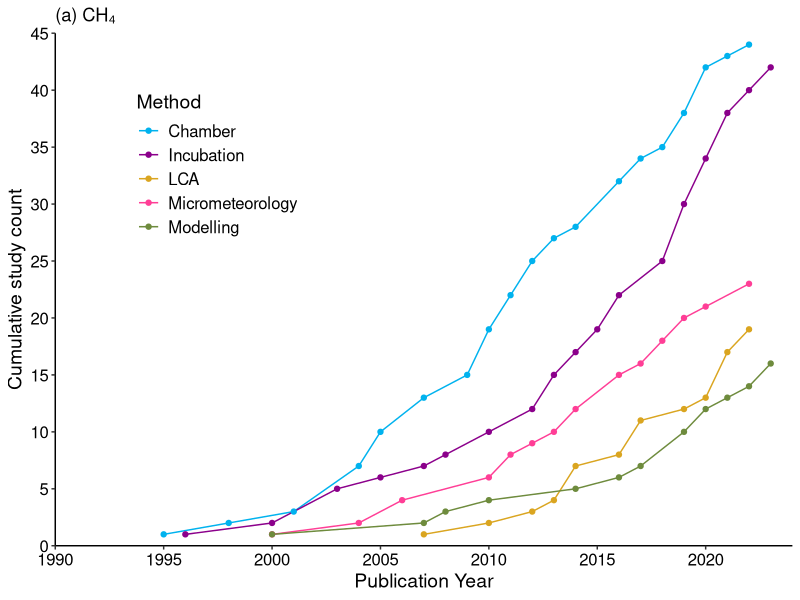
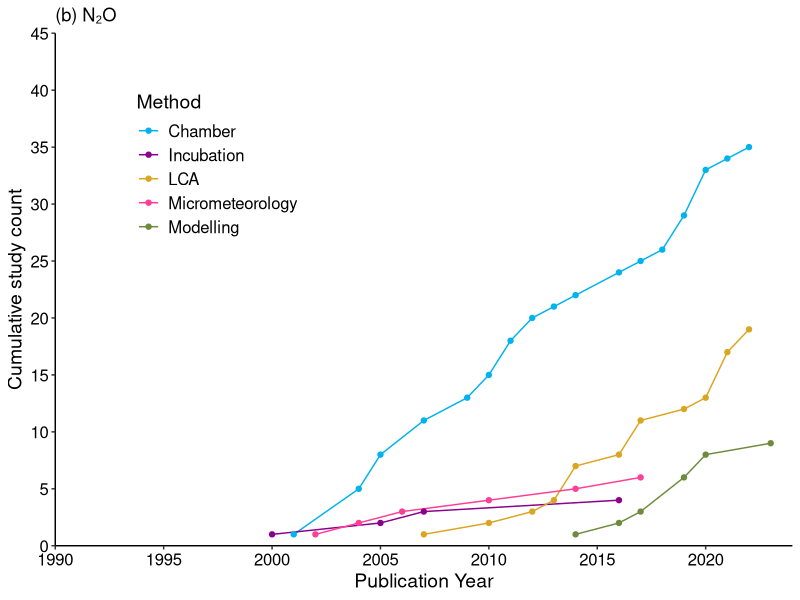
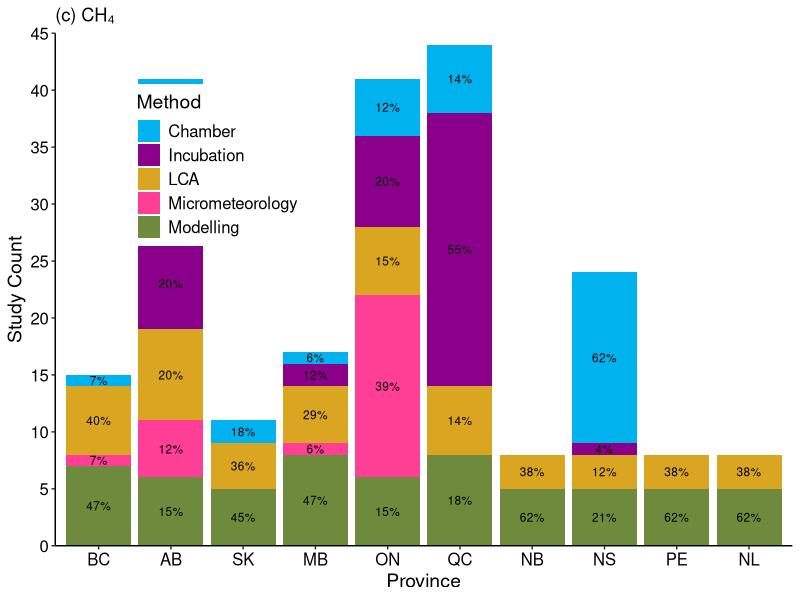
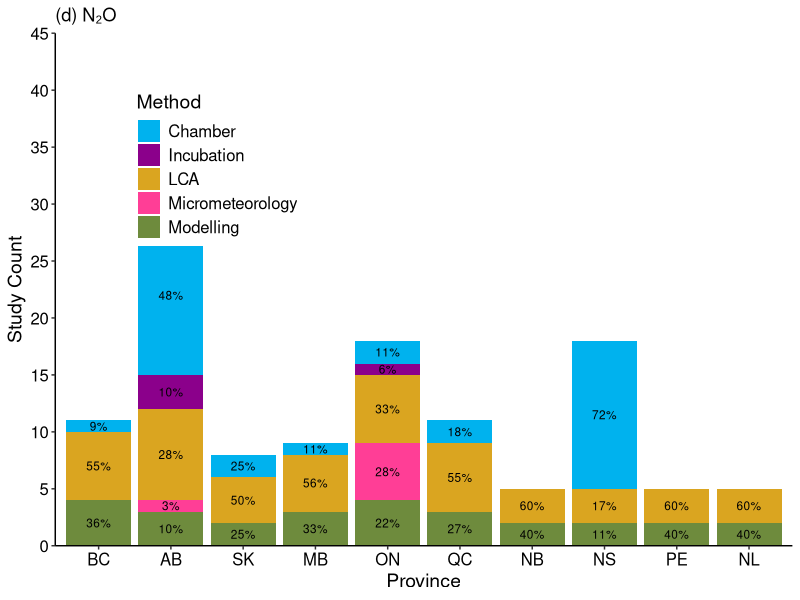
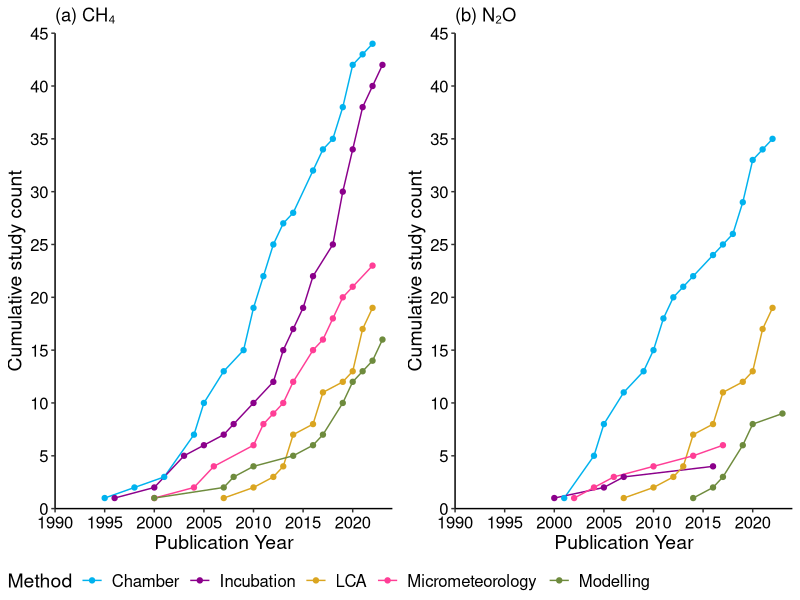
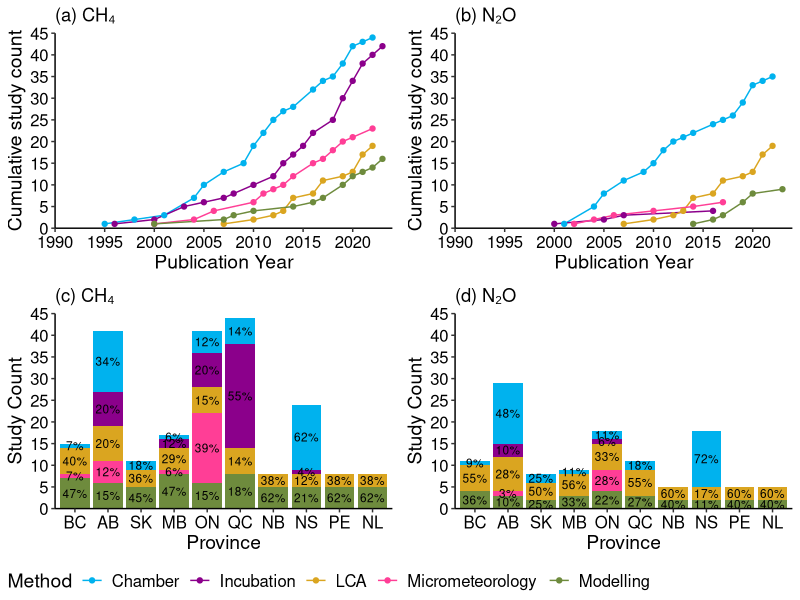

These figures' R source, in order:
#To prepare figure for techniques, CH4 and N2O
#Figure 4
library(tidyverse); library(ggpubr)

#CH4
#read data
GHG.CH4 <- read.csv("input/Canada GHG storage lit review data 20240611.csv",header = T)
#obtain studies from storage measurement 
GHG.storage <- GHG.CH4[grepl("Storage", GHG.CH4$GHG.source),]
GHG.storage <- GHG.storage %>%
  drop_na(Livestock)
GHG.storage[GHG.storage$ID==9,"Technique"] <- 'Incubation'
GHG.storage[GHG.storage$ID==33,"Technique"] <- 'Incubation'
GHG.storage[GHG.storage$ID==225,"Technique"] <- 'Soil chamber'
GHG.storage$Collection.Setting[GHG.storage$Collection.Setting == "Mixed"] <- "Indoor, Outdoor"
#replace "National" to every provinces
National <- c('British Columbia, Alberta, Saskatchewan, Manitoba, Ontario, Quebec, New Brunswick, Nova Scotia, Prince Edward Island, Newfoundland and Labrador')
GHG.storage$Region[GHG.storage$Region == "National"] <- National

#Create a table to change regions
province_abbreviations <- c("Alberta" = "AB",
                            "British Columbia" = "BC",
                            "Manitoba" = "MB",
                            "New Brunswick" = "NB",
                            "Newfoundland and Labrador" = "NL",
                            "Nova Scotia" = "NS",
                            "Ontario" = "ON",
                            "Prince Edward Island" = "PE",
                            "Quebec" = "QC",
                            "Saskatchewan" = "SK",
                            "Northwest Territories" = "NT",
                            "Nunavut" = "NU",
                            "Yukon" = "YT")

#Count
Tech_data_both <- GHG.storage %>%
  separate_rows(Technique, sep = ",\\s*")
Tech_data_both[Tech_data_both$Technique=='Soil chamber',"Technique"] <- "Chamber"
Tech_data_both[Tech_data_both$Technique=='Animal chamber',"Technique"] <- "Chamber"
Tech_data_both <- Tech_data_both %>%
  group_by(Technique) %>%
  summarise(Number = n()) 
  


#CH4
GHG.storage.CH4 <- GHG.storage[GHG.storage$CH4 == TRUE,]

#Techniques 
Tech_data <- GHG.storage.CH4 %>%
  separate_rows(Technique, sep = ",\\s*")
Tech_data[Tech_data$Technique=='Soil chamber',"Technique"] <- "Chamber"
Tech_data[Tech_data$Technique=='Animal chamber',"Technique"] <- "Chamber"
Tech_data[Tech_data$Technique=='Mixed',"Technique"] <- "LCA"
Tech_data <- Tech_data %>%
  group_by(Pub..year,Technique) %>%
  summarise(Number = n()) %>%
  ungroup() %>%
  group_by(Technique) %>%
  arrange(Pub..year) %>%
  mutate(Tech = cumsum(Number)) %>%
  ungroup() %>%
  group_by(Pub..year) %>%
  mutate(Percentage = Number / sum(Number) * 100)

#Set the order for the techniques
Tech_data$Technique <- factor(Tech_data$Technique, 
                              levels = c("Chamber", "Incubation", "LCA", 
                                         "Micrometeorology", "Modelling"))
tapply(Tech_data$Number,Tech_data$Technique,sum)
#Chamber #44 30.6%, Incubation #42 29.2%, Micrometeorology #23 16.0%, 
#Mixed #19 13.2%, Modelling #16 11.1%.

#separate indoor and outdoor.
GHG.storage.CH4 <- GHG.storage.CH4 %>%
  drop_na(Collection.Setting)
Tech_method <- GHG.storage.CH4 %>%
  separate_rows(Collection.Setting, sep = ",\\s*") %>%
  group_by(Pub..year,Collection.Setting) %>%
  summarise(Number = n()) %>%
  ungroup() %>%
  group_by(Pub..year) %>%
  mutate(Percentage = Number / sum(Number) * 100)
tapply(Tech_method$Number,Tech_method$Collection.Setting,sum)
#Indoor #128 82.6%, Outdoor #27 17.4%.

#Separate by province
Tech_province_CH4 <- GHG.storage.CH4 %>%
  separate_rows(Region, sep = ",\\s*") %>%
  separate_rows(Technique, sep = ",\\s*")
Tech_province_CH4[Tech_province_CH4$Technique=='Soil chamber',"Technique"] <- "Chamber"
Tech_province_CH4[Tech_province_CH4$Technique=='Animal chamber',"Technique"] <- "Chamber"
Tech_province_CH4[Tech_province_CH4$Technique=='Mixed',"Technique"] <- "LCA"
Tech_province_CH4 <- Tech_province_CH4 %>%
  group_by(Region,Technique) %>%
  summarise(Number = n()) %>%
  ungroup() %>%
  group_by(Region) %>%
  arrange(Technique) %>%
  mutate(Percentage = Number / sum(Number) * 100)

#Set the order for the techniques
Tech_province_CH4$Region <- factor(Tech_province_CH4$Region, 
                              levels = c("British Columbia","Alberta","Saskatchewan",
                                    "Manitoba","Ontario","Quebec","New Brunswick",
                                    "Nova Scotia","Prince Edward Island",
                                    "Newfoundland and Labrador"))

#N2O
GHG.storage.N2O <- GHG.storage[GHG.storage$N2O == TRUE,]
GHG.storage.N2O <- GHG.storage.N2O %>%
  drop_na(Livestock)
GHG.storage.N2O[GHG.storage.N2O$ID==225,"Technique"] <- 'Soil chamber'

#Techniques 
Tech_data_N2O <- GHG.storage.N2O %>%
  separate_rows(Technique, sep = ",\\s*")
Tech_data_N2O[Tech_data_N2O$Technique=='Soil chamber',"Technique"] <- "Chamber"
Tech_data_N2O[Tech_data_N2O$Technique=='Animal chamber',"Technique"] <- "Chamber"
Tech_data_N2O[Tech_data_N2O$Technique=='Mixed',"Technique"] <- "LCA"
Tech_data_N2O <- Tech_data_N2O %>%
  group_by(Pub..year,Technique) %>%
  summarise(Number = n()) %>%
  ungroup() %>%
  group_by(Technique) %>%
  arrange(Pub..year) %>%
  mutate(Tech = cumsum(Number)) %>%
  ungroup() %>%
  group_by(Pub..year) %>%
  mutate(Percentage = Number / sum(Number) * 100)

#Set the order for the techniques
Tech_data_N2O$Technique <- factor(Tech_data_N2O$Technique, 
                                  levels = c("Chamber", "Incubation", "LCA", 
                                             "Micrometeorology", "Modelling"))
tapply(Tech_data_N2O$Number,Tech_data_N2O$Technique,sum)
#Chamber #35 47.9%, Incubation #4 5.5%, Micrometeorology #6 8.2%, 
#Mixed #19 26.0%, Modelling #9 12.3%.

#separate indoor and outdoor.
GHG.storage.N2O <- GHG.storage.N2O %>%
  drop_na(Collection.Setting)
Tech_method_N2O <- GHG.storage.N2O %>%
  separate_rows(Collection.Setting, sep = ",\\s*") %>%
  group_by(Pub..year,Collection.Setting) %>%
  summarise(Number = n()) %>%
  ungroup() %>%
  group_by(Pub..year) %>%
  mutate(Percentage = Number / sum(Number) * 100)
tapply(Tech_method_N2O$Number,Tech_method_N2O$Collection.Setting,sum)
#Indoor #63 75.0%, Outdoor #21 25.0%.

#Separate by province
Tech_province_N2O <- GHG.storage.N2O %>%
  separate_rows(Region, sep = ",\\s*") %>%
  separate_rows(Technique, sep = ",\\s*")
Tech_province_N2O[Tech_province_N2O$Technique=='Soil chamber',"Technique"] <- "Chamber"
Tech_province_N2O[Tech_province_N2O$Technique=='Animal chamber',"Technique"] <- "Chamber"
Tech_province_N2O[Tech_province_N2O$Technique=='Mixed',"Technique"] <- "LCA"
Tech_province_N2O <- Tech_province_N2O %>%
  group_by(Region,Technique) %>%
  summarise(Number = n()) %>%
  ungroup() %>%
  group_by(Region) %>%
  arrange(Technique) %>%
  mutate(Percentage = Number / sum(Number) * 100) %>%
  ungroup() %>%
  group_by(Region)

#Set the order for the techniques
Tech_province_N2O$Region <- factor(Tech_province_N2O$Region, 
                                   levels = c("British Columbia","Alberta","Saskatchewan",
                                              "Manitoba","Ontario","Quebec","New Brunswick",
                                              "Nova Scotia","Prince Edward Island",
                                              "Newfoundland and Labrador"))

#Add province abbreviation
#Function to replace the provinces
#replace_provinces <- function(province) {
#  abbreviations <- lapply(province, function(x) province_abbreviations[x])
#  return(paste(abbreviations, collapse = ", "))}
# Apply the function to the method column in your dataframe
#Tech_province_CH4$Region <- sapply(Tech_province_CH4$Region, replace_provinces)
#Tech_province_N2O$Region <- sapply(Tech_province_N2O$Region, replace_provinces)
#This function does not work
province <- c("BC", "AB", "SK", "MB", "ON", "QC", "NB", "NS", "PE", "NL")

#Figure on techniques
Figure4a <- ggplot(Tech_data, aes(x = Pub..year, y = Tech, color = Technique)) +
  geom_line() +
  geom_point() +
  labs(x = "Publication Year", y = "Cumulative study count", color = "Method", title = "(a) CH₄") +
  scale_color_manual(values = c("Chamber" = "deepskyblue2", "Incubation" = "darkmagenta", 
                                "Micrometeorology" = "violetred1", "LCA" = "goldenrod", 
                                "Modelling" = "darkolivegreen4")) +
  theme_classic() +
  theme(axis.text = element_text(size = 12, colour = "black"),
        axis.title.x = element_text(size = 14),
        axis.title.y = element_text(size = 14),
        legend.position = c(0.1, 0.9),  # Adjust the legend position
        legend.justification = c(0, 1),  # Align the legend to top-left
        legend.title = element_text(size = 14),  # Adjust legend title font size
        legend.text = element_text(size = 12),
        axis.line = element_line(color = "black")) +
  scale_y_continuous(limits = c(0, 45), 
                     breaks = seq(0, 45, by = 5),
                     expand = c(0, 0))+
  scale_x_continuous(limits = c(1990, 2024), 
                     breaks = seq(1990, 2024 , by = 5),
                     expand = c(0, 0))
Figure4a

Figure4b <- ggplot(Tech_data_N2O, aes(x = Pub..year, y = Tech, color = Technique)) +
  geom_line() +
  geom_point() +
  labs(x = "Publication Year", y = "Cumulative study count", color = "Method", title = "(b) N₂O") +
  scale_color_manual(values = c("Chamber" = "deepskyblue2", "Incubation" = "darkmagenta", 
                                "Micrometeorology" = "violetred1", "LCA" = "goldenrod", 
                                "Modelling" = "darkolivegreen4")) +
  theme_classic() +
  theme(axis.text = element_text(size = 12, colour = "black"),
        axis.title.x = element_text(size = 14),
        axis.title.y = element_text(size = 14),
        legend.position = c(0.1, 0.9),  # Adjust the legend position
        legend.justification = c(0, 1),  # Align the legend to top-left
        legend.title = element_text(size = 14),  # Adjust legend title font size
        legend.text = element_text(size = 12),
        axis.line = element_line(color = "black")) +
  scale_y_continuous(limits = c(0, 45), 
                     breaks = seq(0, 45, by = 5),
                     expand = c(0, 0))+
  scale_x_continuous(limits = c(1990, 2024), 
                     breaks = seq(1990, 2024 , by = 5),
                     expand = c(0, 0))
Figure4b

Figure4c <- ggplot(Tech_province_CH4, 
                   aes(x = Region, y = Number, fill = Technique, group = Technique)) +
  geom_bar(stat = "identity",
           linetype = 0) +
  labs(x = "Province", y = "Study Count", fill = "Method", title = "(c) CH₄") +
  scale_fill_manual(values = c("Chamber" = "deepskyblue2", "Incubation" = "darkmagenta", 
                               "Micrometeorology" = "violetred1", "LCA" = "goldenrod", 
                               "Modelling" = "darkolivegreen4")) +
  theme_classic() +
  theme(axis.text = element_text(size = 12, color = "black"),
        axis.title.x = element_text(size = 14),
        axis.title.y = element_text(size = 14),
        legend.position = c(0.1, 0.9),  # Adjust the legend position
        legend.justification = c(0, 1),  # Align the legend to top-left
        legend.title = element_text(size = 14),  # Adjust legend title font size
        legend.text = element_text(size = 12),
        axis.line = element_line(color = "black")) +
  geom_text(aes(label = paste0(round(Percentage, 0), "%")),
            position = position_stack(vjust = 0.5),
            size = 3,
            color = "black") +
  scale_y_continuous(limits = c(0, 45), 
                     breaks = seq(0, 45, by = 5),
                     expand = c(0, 0)) +
  scale_x_discrete(labels = province)
Figure4c

Figure4d <- ggplot(Tech_province_N2O, 
                   aes(x = Region, y = Number, fill = Technique, group = Technique)) +
  geom_bar(stat = "identity",
           linetype = 0) +
  labs(x = "Province", y = "Study Count", fill = "Method", title = "(d) N₂O") +
  scale_fill_manual(values = c("Chamber" = "deepskyblue2", "Incubation" = "darkmagenta", 
                               "Micrometeorology" = "violetred1", "LCA" = "goldenrod", 
                               "Modelling" = "darkolivegreen4")) +
  theme_classic() +
  theme(axis.text = element_text(size = 12, color = "black"),
        axis.title.x = element_text(size = 14),
        axis.title.y = element_text(size = 14),
        legend.position = c(0.1, 0.9),  # Adjust the legend position
        legend.justification = c(0, 1),  # Align the legend to top-left
        legend.title = element_text(size = 14),  # Adjust legend title font size
        legend.text = element_text(size = 12),
        axis.line = element_line(color = "black")) +
  geom_text(aes(label = paste0(round(Percentage, 0), "%")),
            position = position_stack(vjust = 0.5),
            size = 3,
            color = "black") +
  scale_y_continuous(limits = c(0, 45), 
                     breaks = seq(0, 45, by = 5),
                     expand = c(0, 0)) +
  scale_x_discrete(labels = province)
Figure4d

#Export figure
#2 panels
ggsave("output/Figure 4a, 4b - Methods CH4 and N2O.png", 
       ggarrange(Figure4a, Figure4b,
                 ncol = 2, nrow = 1,
                 common.legend = TRUE, legend = "bottom"),
       width = 24, height = 12, units = "cm",
       dpi = 300)

ggsave("output/Figure 4 - Methods CH4 and N2O.png", 
       ggarrange(Figure4a, Figure4b, Figure4c, Figure4d,
                 ncol = 2, nrow = 2,
                 common.legend = TRUE, legend = "bottom"),
       width = 24, height = 24, units = "cm",
       dpi = 300)
